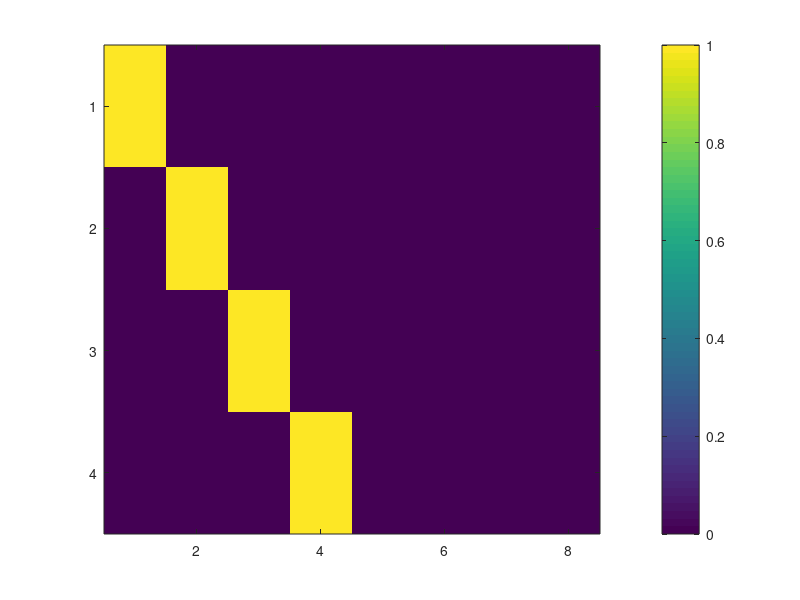

This chart was generated by the following MATLAB code: (Note: this script raises an error after producing the figure.)
%% Implementation of the Correlation RA algorithm
% Initial explanation for understanding:
RangeProfiles = [1 0 0 0 0 0 0 0; 0 1 0 0 0 0 0 0; 
    0 0 1 0 0 0 0 0; 0 0 0 1 0 0 0 0];
figure; imagesc(abs(RangeProfiles))
colorbar

%RangeProfile1 = RangeProfiles(1,:);
%RangeProfile2 = RangeProfiles(2,:);
% THINK: want find a way to align 2 to 1. Intuitively we know to shift back
% by -1:
%ShiftedRangeProfile2 = circshift(RangeProfile2,-1);

%% Real implementation
% To find the shift value, we use the correlation between a reference
% profile and the profile we want to shift. The xcorr function returns an
% array of correlation values. The peak value will be at a different array
% index depending on the correlation between a profile and the reference.
% The location of the peak, when compared to the location of the peak in
% the autocorrelated return, indicates the range shift of the profile from
% the reference profile. The change in the postition of the peak in the 
% correlation of different profiles is because of the movement of the 
% target's dominant scatteres across range bins. If we compare the position 
% of the peak in the correlation with the autocorrelation then we can find 
% the range bin shift.

[ShiftedRangeProfiles,shifts] = correlationRA(RangeProfiles);

%disp(ShiftedRangeProfiles)
figure; imagesc(abs(ShiftedRangeProfiles))
colorbar
